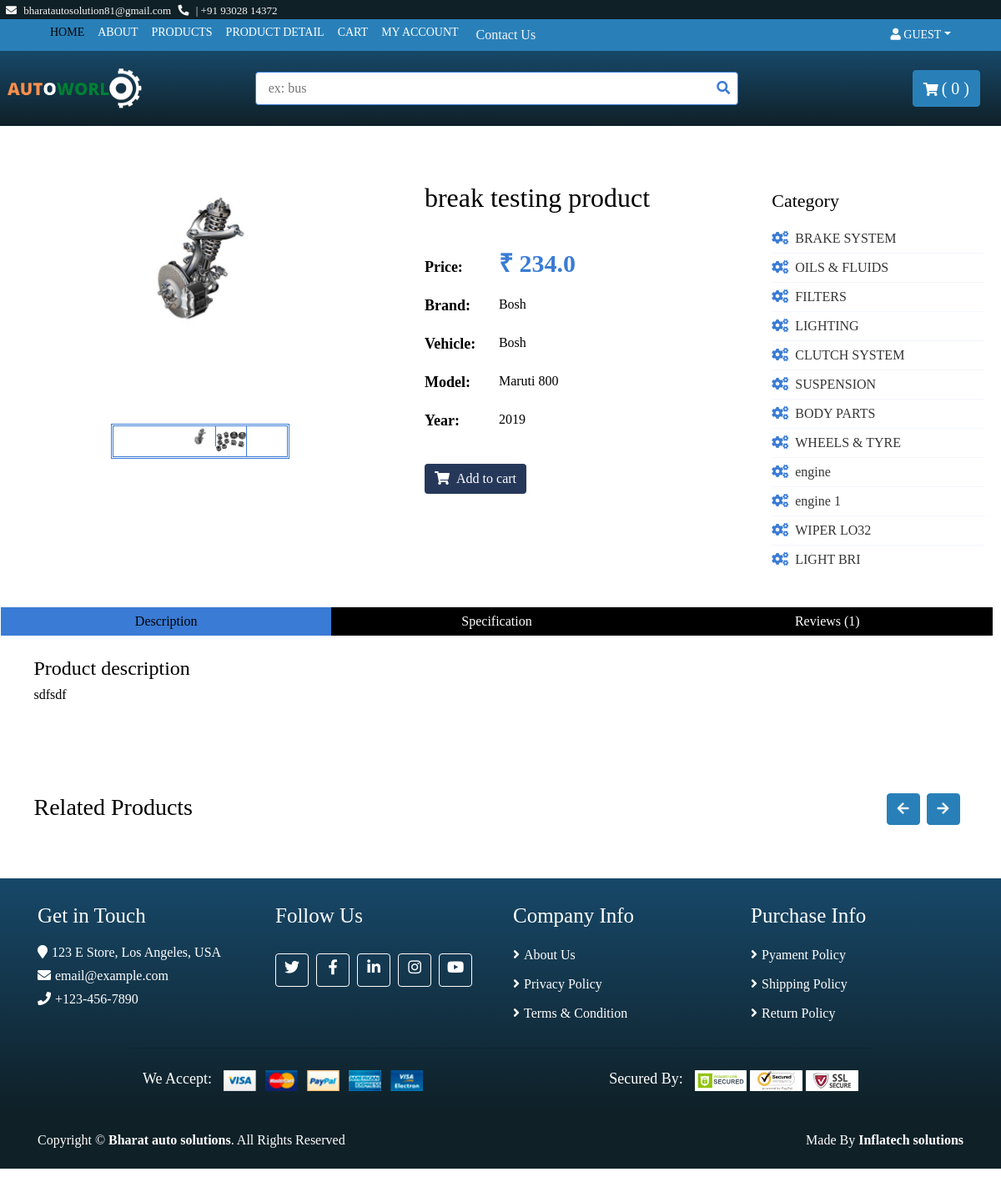
Page /product/1 on the committed database.
### base/models.py (models this page shows, shortened)
class ProductImage(models.Model):
    product=models.ForeignKey(Product, on_delete=models.CASCADE, related_name="product_image")
    image=models.ImageField(
        verbose_name='image',
        help_text="upload a product image",
        upload_to="images/",
        null=True,
        blank=True,
    )
    is_feature=models.BooleanField(default=False)
    created_at=models.DateTimeField(auto_now=True)

class Product(models.Model):
    vehicaltype=models.ForeignKey(TypeOfVehicle, blank=False, on_delete=models.RESTRICT)
    manufacturer=models.ForeignKey(Manufacturer, blank=False, on_delete=models.RESTRICT)
    vmodel=models.ForeignKey(CarModel, blank=False, on_delete=models.RESTRICT)
    myear=models.ForeignKey(Year, on_delete=models.RESTRICT)
    brand=models.CharField(max_length=200, blank=True, null=True )
    category=models.ForeignKey(Category, on_delete=models.RESTRICT)
    title=models.CharField(max_length=255, help_text=('required'))
    desc=models.TextField(blank=True, null=True, verbose_name=('desciptions'))
    regular_price=models.DecimalField(max_digits=6, decimal_places=1)
    descount_price=models.DecimalField(max_digits=6, decimal_places=1, blank=True )
    is_active=models.BooleanField(default=True)
    slug=models.SlugField(blank=True, null=True)
    def __str__(self):
        return str(self.title)

class Category(MPTTModel):
    name=models.CharField(max_length=245, unique=True)
    slug=models.SlugField(max_length=255, unique=True)
    image=models.ImageField(
        verbose_name='category image',
        help_text="upload a category image",
        upload_to="images/",
        null=True,
        blank=True,
    )
    parent=TreeForeignKey('self', on_delete=models.CASCADE, null=True, blank=True, related_name="children")
    is_active=models.BooleanField(default=True)
    class MPTTMeta:
        order_insertion_by=['name']
    def __str__(self):
        return str(self.name)

### base/views.py (the view)
# urls.py: path('product/<str:pk>',views.product, name="product"),
def product(request, pk=None):
     if request.user.is_authenticated:
        customer = request.user.customer
        cartItems= nav(HttpRequest, customer)
     else:
        cartItems=0
     product=Product.objects.prefetch_related("product_image").filter(id=pk)
     cateories = Category.objects.all()
     context={'pro':product,'cartItems':cartItems,'cateories':cateories}
     return render(request, 'product.html', context)

### base/models.py (called while the page is built)
    def __str__(self):
        return str(self.type_of)

    def __str__(self):
        return str(self.name_of_Manufacturer)

    def __str__(self):
        return str(self.model_name)

    def __str__(self):
        return str(self.Year)+str(self.carmodel)

### templates/product.html (shortened to what this page needs)
{% extends 'base.html' %}
{% load static %}
{% block content %}
<br>
<br>
        <div class="product-detail">
            <div class="container-fluid">
                <div class="row">
                    <div class="col-lg-12">
                    {% for p in pro %}
                        <div class="product-detail-top">
                            <div class="row">
                                <div class="col-md-1"></div>
                                <div class="col-md-3">
                                    <div class="product-slider-single normal-slider">
                                            {% for image in p.product_image.all %}
                                        <img src="{{ image.image.url }}" alt="Product Image" >
                                        {% endfor %}
                                    </div>
                                    <div class="product-slider-single-nav normal-slider">
                                        {% for image in p.product_image.all %}
                                        <div class="slider-nav-img"><img src="{{ image.image.url }}" alt="Product Image"></div>
                                    {% endfor %}
                                    </div>
                                </div>
                                <div class="col-md-1"></div>
                                <div class="col-md-4">
                                    <div class="title" ><h2>{{p}}</h2></div>
                                    <div class="product-content">
                                        <div class="price">
                                            <h4>Price:</h4>
                                            <p>&#8377; {{p.regular_price}} </p>
                                        </div>
                                        <div class="p-size">
                                            <h4>Brand:</h4>
                                            <div class="btn-group btn-group-sm">
                                                <h6>Bosh</h6>
                                            </div>
                                        </div>
                                        <div class="p-size">
                                            <h4>Vehicle:</h4>
                                            <div class="btn-group btn-group-sm">
                                                <h6>Bosh</h6>
                                            </div>
                                        </div>
                                        <div class="p-size">
                                            <h4>Model:</h4>
                                            <div class="btn-group btn-group-sm">
                                                <h6>Maruti 800</h6>
                                            </div>
                                        </div>
                                        <div class="p-size">
                                            <h4>Year:</h4>
                                            <div class="btn-group btn-group-sm">
                                                <h6>2019</h6>
                                            </div>
                                        </div>
<br>
                                        <div class="action">
                                            {% if not request.user.is_authenticated %}
                                            <a href="{% url 'loginr' %}"><button class="btn ss"><i class="fa fa-shopping-cart"></i> Add to cart </button></a>
                                            {% endif %}
                                        </div>
                                    </div>
                                </div>
                                <div class="col-md-3">
                                    <div class="sidebar-widget category">
                                        <h2 class="title">Category</h2>
                                        <nav class="navbar bg-light">
                                            <ul class="navbar-nav">
                                                {% for cateorie in cateories%}
                                                <li class="nav-item">
                                                    <a class="nav-link" href="{% url 'category' slug=cateorie.slug %}"><i class="fas fa-cogs"></i>{{cateorie}}</a>
                                                </li>
                                                {% endfor %}
                                            </ul>
                                        </nav>
                                    </div>
                                </div>
                            </div>
                        </div>
                        <div class="row product-detail-bottom">
                            <div class="col-lg-12">
                                <ul class="nav nav-pills nav-justified">
                                    <li class="nav-item">
                                        <a class="nav-link active" data-toggle="pill" href="#description">Description</a>
                                    </li>
                                    <li class="nav-item">
                                        <a class="nav-link" data-toggle="pill" href="#specification">Specification</a>
                                    </li>
                                    <li class="nav-item">
                                        <a class="nav-link" data-toggle="pill" href="#reviews">Reviews (1)</a>
                                    </li>
                                </ul>
                                <div class="tab-content">
                                    <div id="description" class="container tab-pane active">
                                        <h4>Product description</h4>
                                        <p>
                                       {{p.desc}}
                                        </p>
                                    </div>
                                </div>
                            </div>
                        </div>
                        {% endfor %}
                        {% include 'product_display.html' %}
                </div>
            </div>
        </div>
{% endblock content %}

### static/styles/main.css (style rules this page uses)
body { color: rgb(0, 0, 0); font-family:'Times New Roman'; font-weight: 400; background: #ffffff; font-size: 16px; line-height: normal; }
a { color: #0f2027; }
h2 { font-family:'Times New Roman'; font-weight: 400; }
@media (min-width: 992px) { .container-fluid { margin-top: 0px; padding-right: 10px; padding-left: 1px; } }
.btn { color: whitesmoke; background: #2980B9; border: 1px solid #2980B9; }
.nav { position: relative; }
@media (min-width: 768px) { .nav, .nav .navbar { background: #2980B9 !important; } }
.category { position: relative; padding: 0 15px; margin-bottom: 30px; }
.product-detail { position: relative; width: 100%; padding: 30px 0; }
.product-detail .product-detail-top, .product-detail .product-detail-bottom { margin-bottom: 30px; }
.product-detail .product-detail-top { padding: 0; background: #ffffff; }
.product-detail .product-slider-single img { width: 100%; }
.product-detail .product-slider-single-nav { margin: 15px 30px 30px 30px; border: 3px double #3a7bd5; }
.product-detail .product-slider-single-nav .slider-nav-img { border-right: 1px solid #3a7bd5; overflow: hidden; }
.product-detail .product-slider-single-nav img { width: 100%; transition: all .3s; }
.product-detail .product-content, .product-detail .product-content .title, .product-detail .product-content .ratting, .product-detail .product-content .price, .product-detail .product-content .details, .product-detail .product-content .quantity, .product-detail .product-content .action { position: relative; width: 100%; }
.product-detail .product-content { padding: 30px; }
@media (min-width: 768px) { .product-detail .product-content { padding-left: 0; } }
.product-detail .product-content .price, .product-detail .product-content .quantity, .product-detail .product-content .p-size, .product-detail .product-content .p-color { margin-bottom: 15px; }
.product-detail .product-content .price h4, .product-detail .product-content .quantity h4, .product-detail .product-content .p-size h4, .product-detail .product-content .p-color h4 { display: inline-block; width: 80px; font-size: 18px; font-weight: 700; margin-right: 5px; }
.product-detail .product-content .price p { display: inline-block; color: #3a7bd5; font-size: 30px; font-weight: 700; margin: 0; }
.product-detail .product-content .action a:first-child { margin-right: 11px; }
.product-detail .product-content .action a i { margin-right: 5px; }
.product-detail .nav.nav-pills .nav-link { color: white; background: #000000; border-radius: 0; transition: all .3s; }
.product-detail .nav.nav-pills .nav-link:hover, .product-detail .nav.nav-pills .nav-link.active { color: #000000; background: #3a7bd5; }
.product-detail .tab-content { background: #ffffff; padding: 25px 15px 15px 15px; }
.sidebar-widget { padding: 10px; background: #ffffff; }
.sidebar-widget .title { position: relative; font-size: 22px; text-transform: capitalize; margin-bottom: 15px; }
.sidebar-widget.category { margin: 0; }
.sidebar-widget.category .navbar { padding: 0; overflow: hidden; background: #ffffff !important; }
.sidebar-widget.category .navbar-nav { width: 100%; }
.sidebar-widget.category .navbar li { border-bottom: 1px solid #f3f6ff; }
.sidebar-widget.category .navbar li:last-child { border-bottom: none; }
.sidebar-widget.category .navbar a { color: #353535; }
.sidebar-widget.category .navbar i { color: #3a7bd5; width: 20px; text-align: center; margin-right: 8px; }

### templates/product.html (style rules this page uses)
.ss { background-color: #26385A; color:#ffffff; border: black; }

### rows in the picture
Product: title "break testing product", regular_price "234.0", desc "sdfsdf"
ProductImage: image (picture)
ProductImage: image (picture)
Category: name "BRAKE SYSTEM"
Category: name "OILS & FLUIDS"
Category: name "FILTERS"
Category: name "LIGHTING"
Category: name "CLUTCH SYSTEM"
Category: name "SUSPENSION"
Category: name "BODY PARTS"
Category: name "WHEELS & TYRE"
Category: name "engine"
Category: name "engine 1"
Category: name "WIPER LO32"
Category: name "LIGHT BRI"

### other values in the picture
{{ cartItems }} "0"
